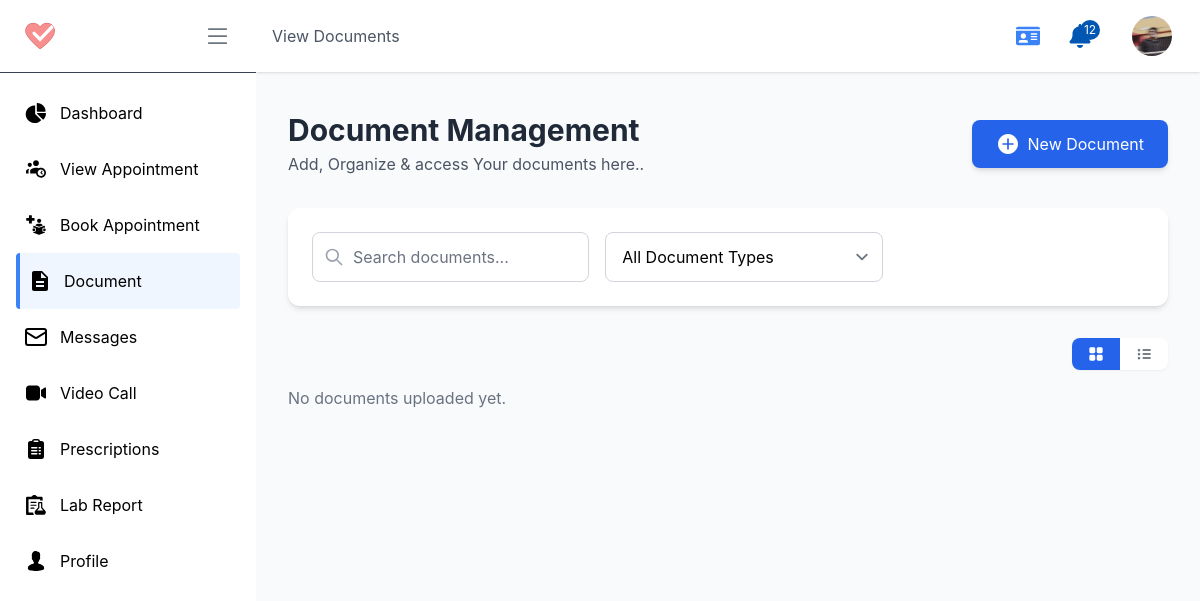
The page /p/document/ (signed in) on the database as committed earlier.
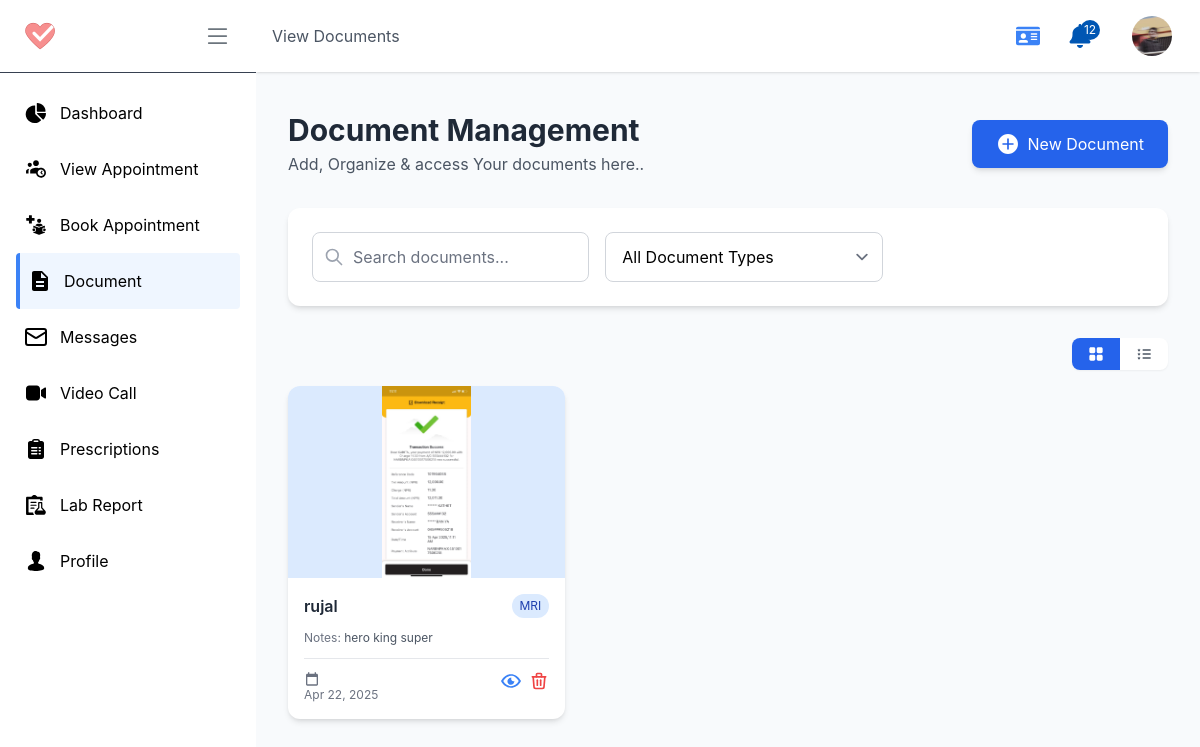
The same page on the database as committed later.
### account/models.py (models this page shows, shortened)
class Profile(models.Model):
    user = models.OneToOneField(User, on_delete=models.CASCADE, related_name="profile")
    role = models.CharField(max_length=10, choices=USER_ROLES, default='patient')
    profile_pic = models.ImageField(upload_to='profile_pictures/', default='profile_pictures/default.jpg')
    phone_regex = RegexValidator(regex=r'^\+?1?\d{9,15}$', message="Phone number must be entered in the format: '+999999999'. Up to 15 digits allowed.")
    ph_number = models.CharField(validators=[phone_regex], max_length=16, blank=True) # validators should be a list
    address = models.CharField(max_length=255, blank=True)
    date_of_birth = models.DateField(null=True, blank=True)
    email_notification = models.BooleanField(default=True)
    sms_notification = models.BooleanField(default=True)
    reminders = models.BooleanField(default=True)
    created_at = models.DateTimeField(auto_now_add=True)
    updated_at = models.DateTimeField(auto_now=True)
    is_active = models.BooleanField(default=True)
    is_verified = models.BooleanField(default=False)

### patient/models.py (models this page shows, shortened)
class Documents(models.Model):
    profile = models.ForeignKey(Profile, on_delete=models.CASCADE, related_name="patients_documents")
    nick_name = models.CharField(max_length=255, blank=True)
    doc_type = models.CharField(max_length=100, blank=True)
    notes = models.TextField(blank= True)
    from_our_clinic = models.BooleanField(default=False)
    file = models.FileField(upload_to='patients_documents/', blank=True)
    created_at = models.DateTimeField(auto_now_add=True, blank=True)
    updated_at = models.DateTimeField(auto_now=True, blank=True)
    def is_image(self):
        mime_type, _ = guess_type(self.file.url)
        return mime_type and mime_type.startswith('image')

### patient/views.py (the view, shortened to what this page needs)
# urls.py: path('document/', ViewDocument, name='viewDocument'),
@login_required_with_message(login_url='account:login', message="You need to log in to access Profile page.")
def ViewDocument(request: HttpRequest):
    path = reverse('patient:viewDocument')
    profile: Profile = Profile.objects.get(user=request.user)
    documents: Documents = Documents.objects.filter(profile= profile).order_by('-created_at')
    context= {
        'profile': profile,
        'documents' : documents
    }
    return render(request, 'pages/patient/view_document.html', context)

### templates/pages/patient/view_document.html (shortened to what this page needs)
{% extends "pages/patient/P_base.html" %}
{% load choose_color %}
{% load static %}
{% block pageof %} View Documents {% endblock pageof %}
{% block linkPageof %} {% url 'patient:viewDocument' %}{% endblock linkPageof %}
{% block content %}
<section>
    <div class="container mx-auto px-4 sm:px-6 lg:px-8 py-10">
        <div class="flex flex-col sm:flex-row justify-between items-center mb-8">
            <div class="mb-4 sm:mb-0">
                <h1 class="text-3xl font-bold text-gray-800">Document Management</h1>
                <p class="text-gray-600 mt-1">Add, Organize & access Your documents here..</p>
            </div>
            <div>
                <button id="addDocumentBtn"
                    class="bg-blue-600 text-white px-6 py-3 rounded-lg hover:bg-blue-700 transition-colors duration-300 shadow-md flex items-center">
                    New Document
                </button>
            </div>
        </div>
        <div class="bg-white rounded-xl shadow-md p-6 mb-8 fade-in">
            <div class="flex flex-col lg:flex-row gap-4">
                <div class="w-full lg:w-1/3">
                    <div class="relative">
                        <svg class="w-5 h-5 absolute left-3 top-1/2 transform -translate-y-1/2 text-gray-400"
                            viewBox="0 0 24 24" fill="none" xmlns="http://www.w3.org/2000/svg">
                            <path d="M21 21l-6-6m2-5a7 7 0 11-14 0 7 7 0 0114 0z" stroke="currentColor" stroke-width="2"
                                stroke-linecap="round" stroke-linejoin="round" />
                        </svg>
                        <input id="searchInput"
                            class="w-full pl-10 pr-4 py-3 rounded-lg border border-gray-300 focus:ring-2 focus:ring-blue-500 focus:border-transparent"
                            type="search" placeholder="Search documents..." aria-label="Search">
                    </div>
                </div>
                <div class="w-full lg:w-1/3">
                    <select id="documentTypeFilter"
                        class="w-full py-3 pl-4 pr-8 rounded-lg border border-gray-300 focus:ring-2 focus:ring-blue-500 focus:border-transparent">
                        <option value="">All Document Types</option>
                    </select>
                </div>
            </div>
        </div>
        <div class="flex justify-end mb-4 fade-in">
            <div class="bg-white rounded-lg shadow-sm inline-flex">
                <button id="gridViewBtn" class="px-4 py-2 rounded-l-lg bg-blue-600 text-white">
                </button>
                <button id="listViewBtn" class="px-4 py-2 rounded-r-lg  text-gray-600 ">
                </button>
            </div>
        </div>
        <div id="gridView" class="grid grid-cols-1 sm:grid-cols-2 lg:grid-cols-3 xl:grid-cols-4 gap-6 mb-8 fade-in">
            {% for doc in documents %}
                <div class="document-card bg-white rounded-xl shadow-md overflow-hidden">
                    <div class="h-48 {% get_doc_type_color doc.doc_type 'bg' %} flex items-center justify-center">
                            {% if doc.is_image %}
                                <img src="{{ doc.file.url }}" alt="{{ doc.nick_name }}" class="w-fit h-full object-contain">
                            {% endif %}
                    </div>
                    <div class="p-4">
                        <div class="flex justify-between items-start mb-3">
                            <h3 class="font-semibold text-gray-800
                            truncate"> {{ doc.nick_name|slice:":30" }}{% if doc.nick_name|length > 30 %}…{% endif %}
                                </h3>
                            <span class=" {% get_doc_type_color doc.doc_type 'both' %}
                            text-xs px-2 py-1 rounded-full">{{ doc.doc_type }}</span>
                        </div>
                        <div class=" mb-3" >
                            <p class="text-xs text-gray-500">Notes:
                                <span class="notes_ text-gray-600" >
                                    {{doc.notes| default:"No Note Added"}}
                                </span>
                            </p>
                        </div>
                        <div class="border-t pt-3 flex justify-between">
                            <span class="text-xs text-gray-500">
                                {{ doc.created_at|date:"M d, Y" }}
                            </span>
                            <div class="flex space-x-2">
                                <a href="{{ doc.file.url }}" target='_blank' class="text-blue-500 hover:text-blue-700" title="View">
                                </a>
                                <form method="POST" action="{% url 'patient:deleteDocument' doc.id %}" onsubmit="return confirm('Are you sure you want to delete this document?');">
                                    <button type="submit" class="text-red-500 hover:text-red-700" title="Delete">
                                    </button>
                                </form>
                            </div>
                        </div>
                    </div>
                </div>
            {% empty %}
                <p class="col-span-full text-gray-500">No documents uploaded yet.</p>
            {% endfor %}
        </div>
    </div>
</section>
{% endblock content %}

### templates/pages/patient/P_base.html (shortened to what this page needs)
{% load static %}
{% load url_resolver %}
<!DOCTYPE html>
<html lang="en">
<head>
    <link rel="stylesheet" href="{% static 'styles.css' %}" />
</head>
<body class="flex flex-col min-h-screen">
    <div class="flex flex-row flex-1">
        <div id="sidebarPanel"
            class="w-64 fixed inset-y-0 z-40 lg:relative bg-white h-screen transform -translate-x-full transition-transform duration-300 ease-in-out lg:translate-x-0 ">
            <div class="text-white flex-shrink-0 ">
                <div class="flex flex-row justify-between items-center py-5 px-6 border-b border-gray-700">
                    <a href="/" class="shortBarToggle">
                        <img src="{% static 'icon-64.png' %}" alt="Logo" class="h-8 w-auto object-cover">
                    </a>
                    <button class=" p-0 ">
                    </button>
                </div>
                <div class="overflow-y-auto h-full ">
                    <ul class=" px-4 mt-3" id="menuList">
                        <li class="menuListItems dashboard-nav">
                            <a href="{% url 'patient:patientDashboard' %}"
                                class=" flex items-center py-4 text-black hover:bg-blue-50 rounded px-2 no-underline  hover:border-l-4 border-blue-500 ">
                                <span class="mr-3">
                                </span>
                                <span class="shortBarToggle">Dashboard</span>
                            </a>
                        </li>
                        <li class="menuListItems appointment-nav">
                            <a href="{% url 'patient:viewAppointment' %}"
                                class=" flex items-center py-4 text-black hover:bg-blue-50 rounded px-2 no-underline  hover:border-l-4 border-blue-500 ">
                                <span class="mr-3">
                                </span>
                                <span class="shortBarToggle">View Appointment</span>
                            </a>
                        </li>
                        <li class="menuListItems bookAppointment-nav">
                            <a href="{% url 'patient:bookAppointment' %}"
                                class=" flex items-center py-4 text-black hover:bg-blue-50 rounded px-2 no-underline  hover:border-l-4 border-blue-500 ">
                                <span class="mr-3">
                                </span>
                                <span class="shortBarToggle">Book Appointment</span>
                            </a>
                        </li>
                        <li class="menuListItems documnet-nav">
                            <a href="{% url 'patient:viewDocument' %}"
                                class=" flex items-center py-4 text-black hover:bg-blue-50 rounded px-2 no-underline  hover:border-l-4 border-blue-500 ">
                                <span class="mr-3">
                                </span>
                                <span class="shortBarToggle">Document</span>
                            </a>
                        </li>
                        <li class="menuListItems message-nav">
                            <a href="{% url 'patient:p-message' %}"
                                class=" flex items-center py-4 text-black hover:bg-blue-50 rounded px-2 no-underline  hover:border-l-4 border-blue-500 ">
                                <span class="mr-3">
                                    <svg xmlns="http://www.w3.org/2000/svg" class="h-6 w-6" fill="none"
                                        stroke="currentColor" stroke-width="2" stroke-linecap="round"
                                        stroke-linejoin="round" viewBox="0 0 24 24">
                                        <rect width="20" height="16" x="2" y="4" rx="2"></rect>
                                        <path d="m22 7-8.97 5.7a1.94 1.94 0 0 1-2.06 0L2 7"></path>
                                    </svg>
                                </span>
                                <span class="shortBarToggle">Messages</span>
                            </a>
                        </li>
                        <li class="menuListItems joinVCall-nav">
                            <a href="{% url 'patient:join_v_call' %}"
                                class=" flex items-center py-4 text-black hover:bg-blue-50 rounded px-2 no-underline  hover:border-l-4 border-blue-500 ">
                                <span class="mr-3">
                                </span>
                                <span class="shortBarToggle">Video Call</span>
                            </a>
                        </li>
                        <li class="menuListItems prescriptions-nav">
                            <a href="{% url 'patient:prescriptions' %}"
                                class=" flex items-center py-4 text-black hover:bg-blue-50 rounded px-2 no-underline  hover:border-l-4 border-blue-500 ">
                                <span class="mr-3">
                                </span>
                                <span class="shortBarToggle">Prescriptions</span>
                            </a>
                        </li>
                        <li class="menuListItems labReport-nav">
                            <a href="{% url 'patient:labReport' %}"
                                class=" flex items-center py-4 text-black hover:bg-blue-50 rounded px-2 no-underline  hover:border-l-4 border-blue-500 ">
                                <span class="mr-3">
                                </span>
                                <span class="shortBarToggle">Lab Report</span>
                            </a>
                        </li>
                        <li class="menuListItems profile-nav">
                            <a href="{% url 'patient:profile' %}"
                                class=" flex items-center py-4 text-black hover:bg-blue-50 rounded px-2 no-underline  hover:border-l-4 border-blue-500 ">
                                <span class="mr-3">
                                </span>
                                <span class="shortBarToggle">Profile</span>
                            </a>
                        </li>
                    </ul>
                </div>
            </div>
        </div>
        <div class="flex flex-col flex-1 bg-slate-50 overflow-x-hidden">
            <header class="flex items-center justify-between px-4 py-2 bg-white shadow z-20">
                <nav class="hidden lg:flex space-x-6 bg-white py-4">
                    <a href="{% block linkPageof %} {% endblock linkPageof %}" class="text-gray-600 hover:text-blue-500
                            no-underline">{% block pageof %} {% endblock pageof %}</a>
                </nav>
                <ul class="flex items-center space-x-4 ">
                    <li>
                        <a id="patientCardBtn" class="text-blue-500 text-2xl cursor-pointer">
                        </a>
                    </li>
                    <li class="px-2 sm:px-3">
                        <div class="group/notify flex items-center py-4 relative">
                            <button class="flex items-center relative" type="button" id="dropdownMenuButton1"
                                data-dropdown-toggle="notificationDropdown">
                                <span
                                    class="absolute -top-1 -right-2 flex items-center justify-center w-5 h-5 text-xs text-white bg-primary rounded-full"
                                    id="header-notification-counter">12</span>
                            </button>
                        </div>
                    </li>
                    <li class="px-2 sm:px-3">
                        <div class="relative group/profile-dropdown">
                            <a class="block w-10 h-10 rounded-full overflow-hidden cursor-pointer">
                                <img src="{{ user.profile.profile_pic.url }}" class="w-full h-full object-cover"
                                    alt="profile image">
                            </a>
                        </div>
                    </li>
                </ul>
            </header>
            {% block content %} {% endblock content %}
        </div>
    </div>
</body>
</html>

Rows that differ between the two databases and show on the page:
added Documents: file (picture), nick_name "rujal", doc_type "MRI", notes "hero king super", created_at "Apr 22, 2025"
Other text that changed with them:
text no longer shown: "No documents uploaded yet."
